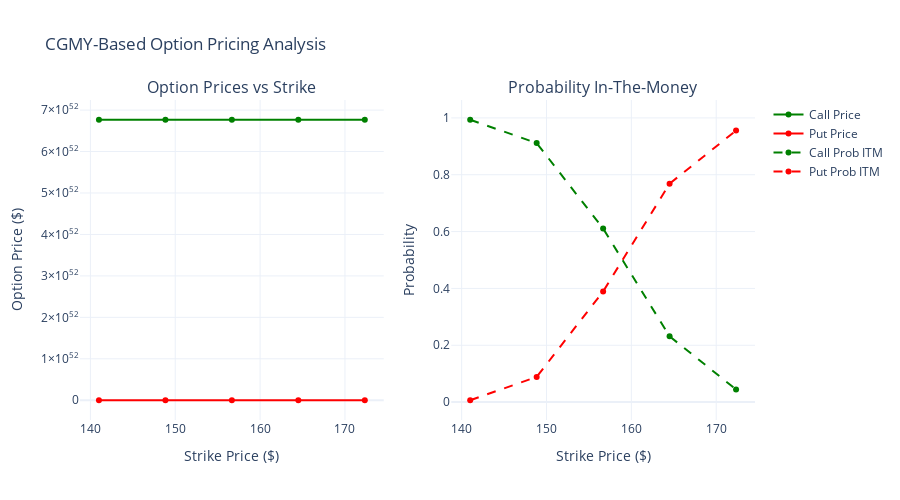

The notebook cell this image was saved under:
### Code cell
def price_option_with_cgmy(cgmy_results, strike_price, option_type='call', risk_free_rate=0.05, forecast_days=30):
    """
    Price a European option using Monte Carlo simulation with CGMY model results.
    
    Parameters:
    -----------
    cgmy_results : dict
        Results dictionary from calibrate_cgmy_model containing simulations
    strike_price : float
        Strike price of the option
    option_type : str
        Type of option: 'call' or 'put' (default: 'call')
    risk_free_rate : float
        Annual risk-free interest rate (default: 0.05)
    forecast_days : int
        Number of days to expiration (default: 30)
    
    Returns:
    --------
    dict : Dictionary containing option price and statistics
    """
    # Extract simulations from results
    simulations = cgmy_results['simulations']
    
    # Get final prices at expiration (last column)
    final_prices = simulations[:, -1]
    
    # Calculate payoffs based on option type
    if option_type.lower() == 'call':
        payoffs = np.maximum(final_prices - strike_price, 0)
    elif option_type.lower() == 'put':
        payoffs = np.maximum(strike_price - final_prices, 0)
    else:
        raise ValueError("option_type must be 'call' or 'put'")
    
    # Discount factor
    T = forecast_days / 365
    discount_factor = np.exp(-risk_free_rate * T)
    
    # Option price is the discounted expected payoff
    option_price = discount_factor * np.mean(payoffs)
    
    # Calculate statistics
    std_payoff = np.std(payoffs)
    std_error = std_payoff / np.sqrt(len(payoffs))
    confidence_interval_95 = 1.96 * std_error * discount_factor
    
    # Probability of being in the money
    if option_type.lower() == 'call':
        prob_itm = np.mean(final_prices > strike_price)
    else:
        prob_itm = np.mean(final_prices < strike_price)
    
    # Average payoff when in the money
    itm_payoffs = payoffs[payoffs > 0]
    avg_itm_payoff = np.mean(itm_payoffs) if len(itm_payoffs) > 0 else 0
    
    print(f"\n{'='*60}")
    print(f"CGMY-Based Option Pricing Results")
    print(f"{'='*60}")
    print(f"Option Type: {option_type.upper()}")
    print(f"Strike Price: ${strike_price:.2f}")
    print(f"Time to Expiration: {forecast_days} days ({T:.4f} years)")
    print(f"Risk-Free Rate: {risk_free_rate:.2%}")
    print(f"\nOption Price: ${option_price:.4f}")
    print(f"95% Confidence Interval: ${option_price - confidence_interval_95:.4f} - ${option_price + confidence_interval_95:.4f}")
    print(f"\nProbability ITM: {prob_itm:.2%}")
    print(f"Average ITM Payoff: ${avg_itm_payoff:.2f}")
    print(f"Expected Payoff (undiscounted): ${np.mean(payoffs):.4f}")
    print(f"{'='*60}\n")
    
    return {
        'option_price': option_price,
        'option_type': option_type,
        'strike_price': strike_price,
        'time_to_expiration_years': T,
        'time_to_expiration_days': forecast_days,
        'risk_free_rate': risk_free_rate,
        'std_error': std_error * discount_factor,
        'confidence_interval_95': (option_price - confidence_interval_95, option_price + confidence_interval_95),
        'prob_in_the_money': prob_itm,
        'avg_itm_payoff': avg_itm_payoff,
        'expected_payoff': np.mean(payoffs),
        'num_simulations': len(payoffs)
    }

def compare_option_prices(cgmy_results, strike_prices, risk_free_rate=0.05, forecast_days=30):
    """
    Calculate and compare option prices for multiple strike prices.
    
    Parameters:
    -----------
    cgmy_results : dict
        Results dictionary from calibrate_cgmy_model
    strike_prices : list
        List of strike prices to evaluate
    risk_free_rate : float
        Annual risk-free interest rate (default: 0.05)
    forecast_days : int
        Number of days to expiration (default: 30)
    
    Returns:
    --------
    DataFrame : Comparison table of option prices
    """
    results = []
    
    for K in strike_prices:
        call_result = price_option_with_cgmy(cgmy_results, K, 'call', risk_free_rate, forecast_days)
        put_result = price_option_with_cgmy(cgmy_results, K, 'put', risk_free_rate, forecast_days)
        
        results.append({
            'Strike': K,
            'Call Price': call_result['option_price'],
            'Call Prob ITM': call_result['prob_in_the_money'],
            'Put Price': put_result['option_price'],
            'Put Prob ITM': put_result['prob_in_the_money'],
            'Call-Put Sum': call_result['option_price'] + put_result['option_price']
        })
    
    df_results = pd.DataFrame(results)
    
    # Visualize
    fig = make_subplots(
        rows=1, cols=2,
        subplot_titles=('Option Prices vs Strike', 'Probability In-The-Money'),
        specs=[[{"secondary_y": False}, {"secondary_y": False}]]
    )
    
    # Plot option prices
    fig.add_trace(
        go.Scatter(x=df_results['Strike'], y=df_results['Call Price'],
                   mode='lines+markers', name='Call Price',
                   line=dict(color='green', width=2)),
        row=1, col=1
    )
    fig.add_trace(
        go.Scatter(x=df_results['Strike'], y=df_results['Put Price'],
                   mode='lines+markers', name='Put Price',
                   line=dict(color='red', width=2)),
        row=1, col=1
    )
    
    # Plot probabilities
    fig.add_trace(
        go.Scatter(x=df_results['Strike'], y=df_results['Call Prob ITM'],
                   mode='lines+markers', name='Call Prob ITM',
                   line=dict(color='green', width=2, dash='dash')),
        row=1, col=2
    )
    fig.add_trace(
        go.Scatter(x=df_results['Strike'], y=df_results['Put Prob ITM'],
                   mode='lines+markers', name='Put Prob ITM',
                   line=dict(color='red', width=2, dash='dash')),
        row=1, col=2
    )
    
    fig.update_xaxes(title_text="Strike Price ($)", row=1, col=1)
    fig.update_xaxes(title_text="Strike Price ($)", row=1, col=2)
    fig.update_yaxes(title_text="Option Price ($)", row=1, col=1)
    fig.update_yaxes(title_text="Probability", row=1, col=2)
    
    fig.update_layout(
        height=500,
        template='plotly_white',
        title_text='CGMY-Based Option Pricing Analysis',
        showlegend=True
    )
    
    fig.show()
    
    return df_results

# Example usage: Price a call and put option at strike $165
call_option_165 = price_option_with_cgmy(cgmy_results, strike_price=165, option_type='call', risk_free_rate=0.05)
put_option_165 = price_option_with_cgmy(cgmy_results, strike_price=165, option_type='put', risk_free_rate=0.05)

# Compare multiple strike prices
current_price = cgmy_results['simulations'][0, 0]  # Get current stock price
strike_range = [current_price * i for i in [0.90, 0.95, 1.00, 1.05, 1.10]]
comparison_df = compare_option_prices(cgmy_results, strike_range, risk_free_rate=0.05, forecast_days=30)

print("\nOption Prices Comparison Table:")
print(comparison_df.to_string(index=False))

### Figure 1 — Plotly figure (JSON) as saved in the notebook; plotly's stock layout.template omitted (floating-point values rounded to 4 significant figures)
{"data": [{"line": {"color": "green", "width": 2}, "mode": "lines+markers", "name": "Call Price", "type": "scatter", "x": [141.0, 148.8, 156.7, 164.5, 172.3], "xaxis": "x", "y": [6.767e+52, 6.767e+52, 6.767e+52, 6.767e+52, 6.767e+52], "yaxis": "y"}, {"line": {"color": "red", "width": 2}, "mode": "lines+markers", "name": "Put Price", "type": "scatter", "x": [141.0, 148.8, 156.7, 164.5, 172.3], "xaxis": "x", "y": [0.02571, 0.2965, 2.03, 6.618, 13.48], "yaxis": "y"}, {"line": {"color": "green", "dash": "dash", "width": 2}, "mode": "lines+markers", "name": "Call Prob ITM", "type": "scatter", "x": [141.0, 148.8, 156.7, 164.5, 172.3], "xaxis": "x2", "y": [0.9935, 0.9115, 0.6107, 0.2315, 0.0444], "yaxis": "y2"}, {"line": {"color": "red", "dash": "dash", "width": 2}, "mode": "lines+markers", "name": "Put Prob ITM", "type": "scatter", "x": [141.0, 148.8, 156.7, 164.5, 172.3], "xaxis": "x2", "y": [0.0065, 0.0885, 0.3893, 0.7685, 0.9556], "yaxis": "y2"}], "layout": {"annotations": [{"font": {"size": 16}, "showarrow": false, "text": "Option Prices vs Strike", "x": 0.225, "xanchor": "center", "xref": "paper", "y": 1, "yanchor": "bottom", "yref": "paper"}, {"font": {"size": 16}, "showarrow": false, "text": "Probability In-The-Money", "x": 0.775, "xanchor": "center", "xref": "paper", "y": 1, "yanchor": "bottom", "yref": "paper"}], "height": 500, "showlegend": true, "title": {"text": "CGMY-Based Option Pricing Analysis"}, "xaxis": {"anchor": "y", "domain": [0, 0.45], "title": {"text": "Strike Price ($)"}}, "xaxis2": {"anchor": "y2", "domain": [0.55, 1], "title": {"text": "Strike Price ($)"}}, "yaxis": {"anchor": "x", "domain": [0, 1], "title": {"text": "Option Price ($)"}}, "yaxis2": {"anchor": "x2", "domain": [0, 1], "title": {"text": "Probability"}}}}
